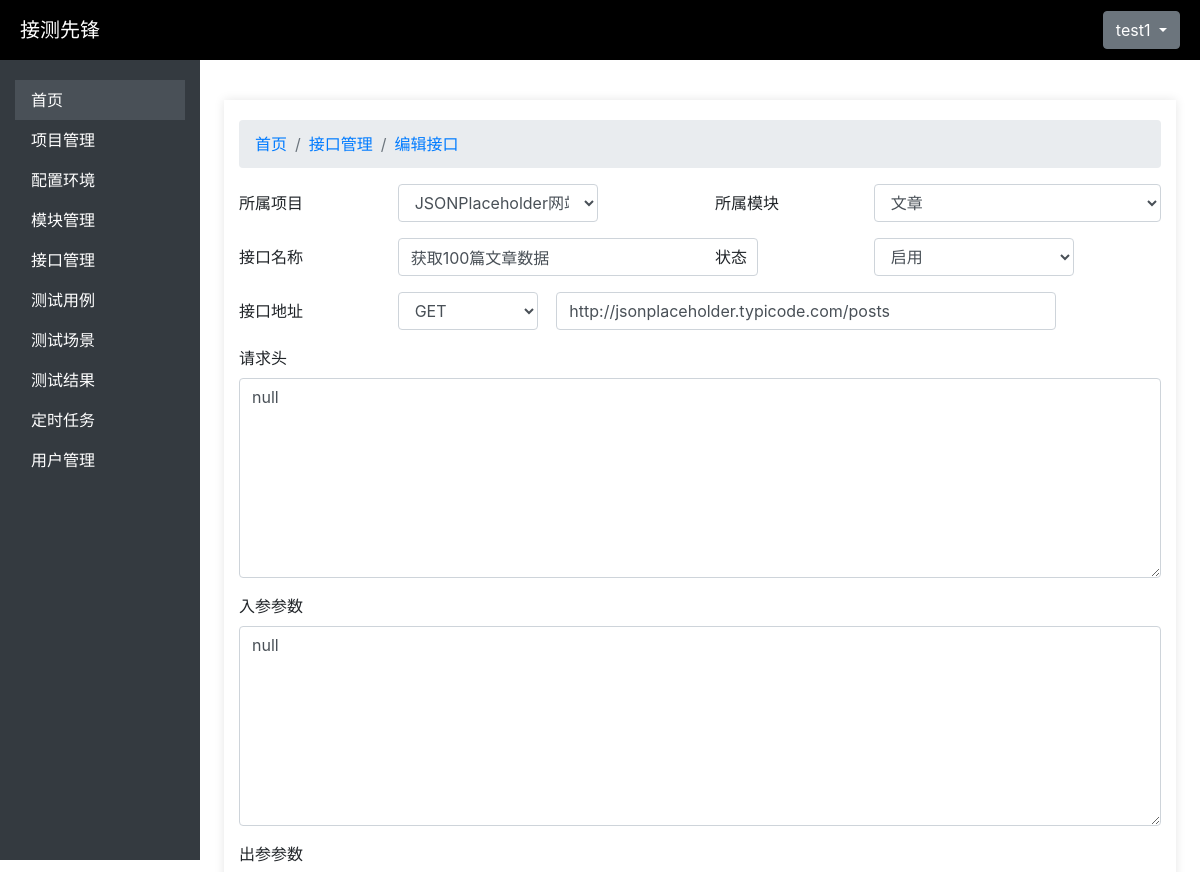
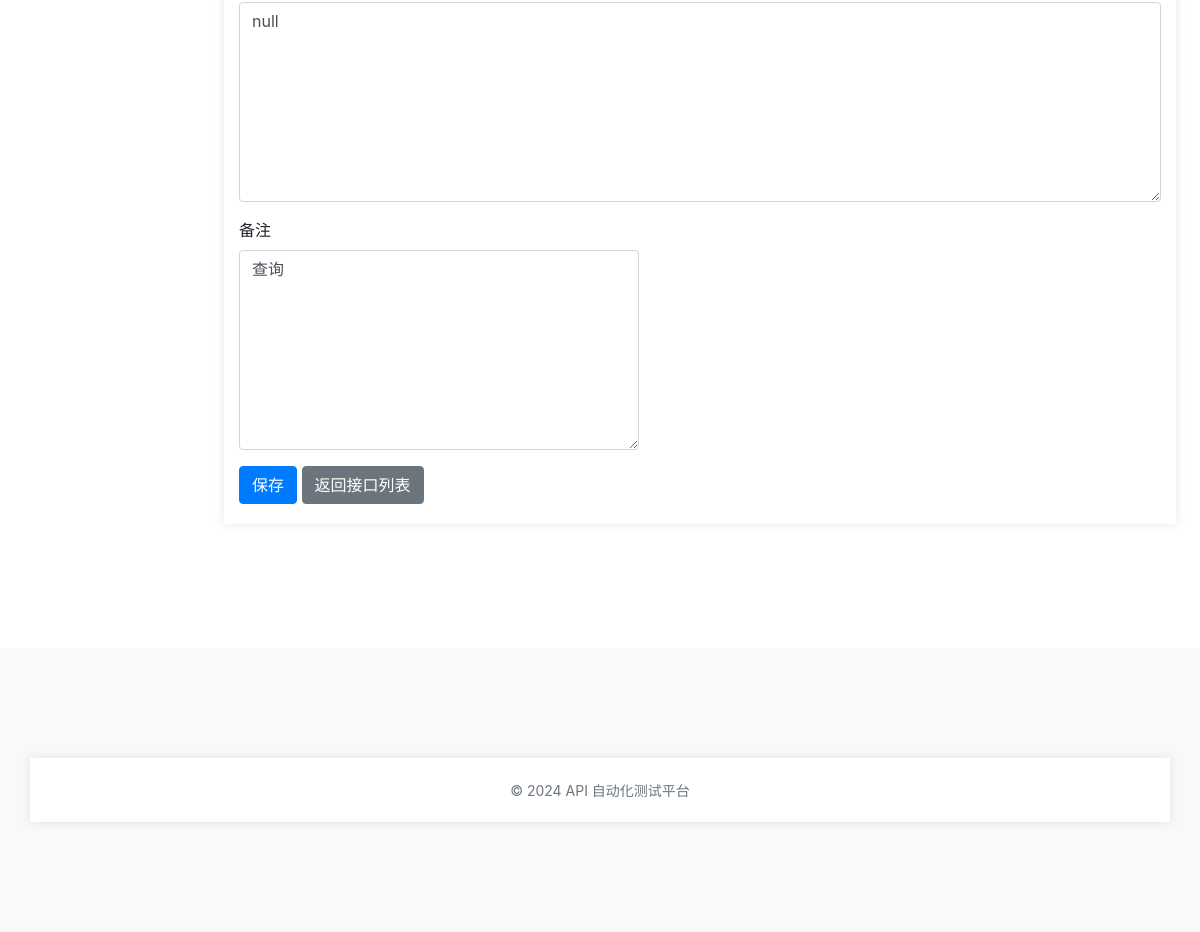
The page /interfaces/interfaces/6/edit/ (signed in) on the database its author committed (2 pictures, top to bottom).
### user_management/models.py (models this page shows, shortened)
class Users(AbstractBaseUser):
    id = models.AutoField(primary_key=True)
    username = models.CharField(max_length=150, unique=True)
    email = models.EmailField(unique=True)
    password = models.CharField(max_length=128)
    status = models.BooleanField(default=True)  # 用户状态（是否激活）
    is_logged_in = models.BooleanField(default=False)  # 是否登录
    project = models.CharField(max_length=255, blank=True, null=True)  # 所属项目
    module = models.CharField(max_length=255, blank=True, null=True)  # 所属模块
    is_staff = models.BooleanField(default=False)  # 是否是员工
    is_superuser = models.BooleanField(default=False)  # 是否是超级用户
    USERNAME_FIELD = 'username'
    REQUIRED_FIELDS = ['email']
    objects = UserManager()  # 关联自定义用户管理器
    class Meta:
        verbose_name = '用户信息表'
        verbose_name_plural = '用户信息表'

### api_management/models.py (models this page shows, shortened)
class ApiInterface(models.Model):
    GET = 'GET'
    POST = 'POST'
    PUT = 'PUT'
    DELETE = 'DELETE'
    PATCH = 'PATCH'
    DELETE = 'DELETE'
    HEAD = 'HEAD'
    OPTIONS = 'OPTIONS'
    REQUEST_METHOD_CHOICES = [
        (GET, 'GET'),
        (POST, 'POST'),
        (PUT, 'PUT'),
        (DELETE, 'DELETE'),
        (PATCH, 'PATCH'),
        (HEAD, 'HEAD'),
        (OPTIONS, 'OPTIONS')
    ]
    STATUS_CHOICES = [
        ('active', '启用'),
        ('inactive', '停用'),
        ('maintenance', '维护中')
    ]
    id = models.AutoField(primary_key=True)
    project = models.ForeignKey(Project, on_delete=models.CASCADE, verbose_name="所属项目")
    module = models.ForeignKey(Module, on_delete=models.CASCADE, verbose_name="所属模块")
    name = models.CharField(max_length=200, verbose_name="接口名称")
    url = models.CharField(max_length=1024, verbose_name="接口地址")
    headers = models.JSONField(verbose_name="请求头", blank=True, null=True)
    request_method = models.CharField(max_length=20, choices=REQUEST_METHOD_CHOICES, verbose_name="请求方式")
    status = models.CharField(max_length=20, choices=STATUS_CHOICES, verbose_name="状态")
    request_params = models.JSONField(verbose_name="入参", blank=True, null=True)
    response_params = models.JSONField(verbose_name="出参", blank=True, null=True)
    desc = models.TextField('简要描述', max_length=2000)
    created_by = models.ForeignKey(Users, on_delete=models.SET_NULL, null=True, verbose_name="创建人")
    created_at = models.DateTimeField(auto_now_add=True, verbose_name="创建时间")
    class Meta:
        verbose_name = '接口管理'
        verbose_name_plural = '接口管理表'

### api_management/views.py (the view)
# urls.py: path('interfaces/<int:interface_id>/edit/', views.interface_update, name='interface_update'),
@login_required
def interface_update(request, interface_id):
    interface = get_object_or_404(ApiInterface, id=interface_id)
    if request.method == 'POST':
        form = ApiForm(request.POST, instance=interface)
        if form.is_valid():
            form.save()
            messages.success(request, '接口修改成功！')
            return redirect('interface_list')
    else:
        form = ApiForm(instance=interface)
    return render(request, 'API/interface_form.html', {'form': form})

### api_management/forms.py
class ApiForm(forms.ModelForm):
    class Meta:
        model = ApiInterface
        fields = ["name","project", "module", "url","headers","request_method","status","request_params","response_params","desc"]

### module_management/models.py (called while the page is built)
    def __str__(self):
        return self.name

### project_management/models.py (called while the page is built)
    def __str__(self):
        return self.name

### api_test_platform/templates/API/interface_form.html (shortened to what this page needs)
{% extends 'base.html' %}
{% block content %}
    <div class="container mt-4">
        <nav aria-label="breadcrumb">
            <ol class="breadcrumb">
              <li class="breadcrumb-item"><a href="#">首页</a></li>
              <li class="breadcrumb-item"><a href="{% url 'interface_list' %}">接口管理</a></li>
              <li class="breadcrumb-item active" aria-current="page"><a href="#">{% if form.instance.pk %}编辑接口{% else %}添加接口{% endif %}</a></li>
            </ol>
          </nav>
        <form method="POST" class="needs-validation" novalidate>
            {% load widget_tweaks %}
            <div class="mb-3 row">
                <label for="id_project" class="col-form-label col-md-2">所属项目</label>
                <div class="col-md-4">
                    {% render_field form.project class="form-control" style="width:200px;" required="required" %}
                </div>
                <label for="id_module" class="col-form-label col-md-2">所属模块</label>
                <div class="col-md-4">
                    {% render_field form.module class="form-control" tyle="width:200px;" required="required" %}
                </div>
            </div>
            <div class="mb-3 row">
                <label for="id_name" class="col-form-label col-md-2">接口名称</label>
                <div class="col-md-4">
                {% render_field form.name class="form-control" style="width:360px;" required="required" placeholder="请输入接口名称" %}
            </div>
            <label for="id_url" class="col-form-label col-md-2">状态</label>
            <div class="col-md-4">
                {% render_field form.status class="form-control" style="width:200px;" required="required" %}
            </div>
            </div>
            <div class="mb-3 row">
                <label for="id_url" class="form-label col-form-label col-sm-2">接口地址</label>
                <div class="col-sm-2">
                    {% render_field form.request_method class="form-control" style="width:140px;" required="required" %}
                </div>
                <div class="col-sm-8">
                    {% render_field form.url class="form-control" style="width:500px;" required="required" placeholder="请输入接口地址" %}
                </div>
            </div>
            <div class="mb-3">
                <label for="id_headers" class="form-label">请求头</label>
                {% render_field form.headers class="form-control" style="height:200px;" required="required" %}
            </div>
            <div class="mb-3">
                <label for="id_input" class="form-label">入参参数</label>
                {% render_field form.request_params class="form-control" style="height:200px;"%}
            </div>
            <div class="mb-3">
                <label for="id_out" class="form-label">出参参数</label>
                {% render_field form.response_params class="form-control" style="height:200px;"%}
            </div>
            <div class="mb-3">
                <label for="id_remark" class="form-label">备注</label>
                {% render_field form.desc class="form-control" style="width:400px;height:200px;"%}
            </div>
            <button type="submit" class="btn btn-primary">保存</button>
            <a href="{% url 'interface_list' %}" class="btn btn-secondary ms-2">返回接口列表</a>
        </form>
    </div>
{% endblock %}

### api_test_platform/templates/base.html (shortened to what this page needs)
<!DOCTYPE html>
<html lang="en">
<head>
    {% load static %}
    <link rel="stylesheet" type="text/css" href="{% static 'css/style.css' %}">
    <link rel="stylesheet" href="https://stackpath.bootstrapcdn.com/bootstrap/4.5.2/css/bootstrap.min.css">
    <link href="https://cdn.jsdelivr.net/npm/bootstrap@4.5.2/dist/css/bootstrap.min.css" rel="stylesheet">
</head>
<body>
    <div class="brand">
        <a href="#" style="color: white;">接测先锋</a>
        <div class="dropdown">
            <button class="btn btn-secondary dropdown-toggle" type="button" data-toggle="dropdown" aria-expanded="false">
                {{ user.username }}
            </button>
        </div>
    </div>
    <div class="container-fluid">
        <div class="row">
            <nav class="col-md-2 d-none d-md-block sidebar">
                <div class="sidebar-sticky">
                    <ul class="nav flex-column">
                        <li class="nav-item">
                            <a class="nav-link active" href="/">首页</a>
                        </li>
                        <li class="nav-item">
                            <a class="nav-link" href="{% url 'project_list' %}">项目管理</a>
                        </li>
                        <li class="nav-item">
                            <a class="nav-link" href="{% url 'environment_list' %}">配置环境</a>
                        </li>
                        <li class="nav-item">
                            <a class="nav-link" href="{% url 'module_list' %}">模块管理</a>
                        </li>
                        <li class="nav-item">
                            <a class="nav-link" href="{% url 'interface_list' %}">接口管理</a>
                        </li>
                        <li class="nav-item">
                            <a class="nav-link" href="{% url 'testcase_list' %}">测试用例</a>
                        </li>
                        <li class="nav-item">
                            <a class="nav-link" href="{% url 'testscenario_list' %}">测试场景</a>
                        </li>
                        <li class="nav-item">
                            <a class="nav-link" href="{% url 'testresult_list' %}">测试结果</a>
                        </li>
                        <li class="nav-item">
                            <a class="nav-link" href="{% url 'scheduled_list' %}">定时任务</a>
                        </li>
                        <li class="nav-item">
                            <a class="nav-link" href="{% url 'user_list' %}">用户管理</a>
                        </li>
                    </ul>
                </div>
            </nav>
            <main role="main" class="col-md-10 ml-sm-auto px-4">
                <div class="d-flex justify-content-between flex-wrap flex-md-nowrap align-items-center pt-3 pb-2 mb-3">
                    {% block content %}{% endblock %}
                </div>
            </main>
        </div>
    </div>
    <footer class="footer text-center">
        <div class="container">
            <span class="text-muted">© 2024 API 自动化测试平台</span>
        </div>
    </footer>
</body>
</html>

### api_test_platform/static/css/style.css (style rules this page uses)
body { font-family: Arial, sans-serif; background-color: #f7f7f7; }
.container { width: 300px; margin: 100px auto; padding: 20px; background-color: white; box-shadow: 0 0 10px rgba(0, 0, 0, 0.1); flex-wrap: wrap; }
label, input { display: block; margin-bottom: 10px; }
button { background-color: #4CAF50; color: white; padding: 10px; border: none; cursor: pointer; }

### api_test_platform/templates/base.html (style rules this page uses)
.brand { background-color: #000; font-size: 20px; color: aliceblue; height: 60px; display: flex; align-items: center; justify-content: space-between; padding: 0 20px; }
.sidebar { background-color: #343a40; height: 100vh; color: white; }
.sidebar .nav-link { color: white; }
.sidebar .nav-link.active, .sidebar .nav-link:hover { background-color: #495057; color: #ffffff; }
.sidebar-sticky { padding-top: 20px; }
footer { background-color: #f8f9fa; padding: 10px 0; }
.footer .text-muted { font-size: 14px; }

### rows shown on the page
Users: username "test1"
ApiInterface: project "JSONPlaceholder网站", module "文章", name "获取100篇文章数据", status "启用", request_method "GET", url "http://jsonplaceholder.typicode.com/posts", headers "null", request_params "null", response_params "null", desc "查询"
